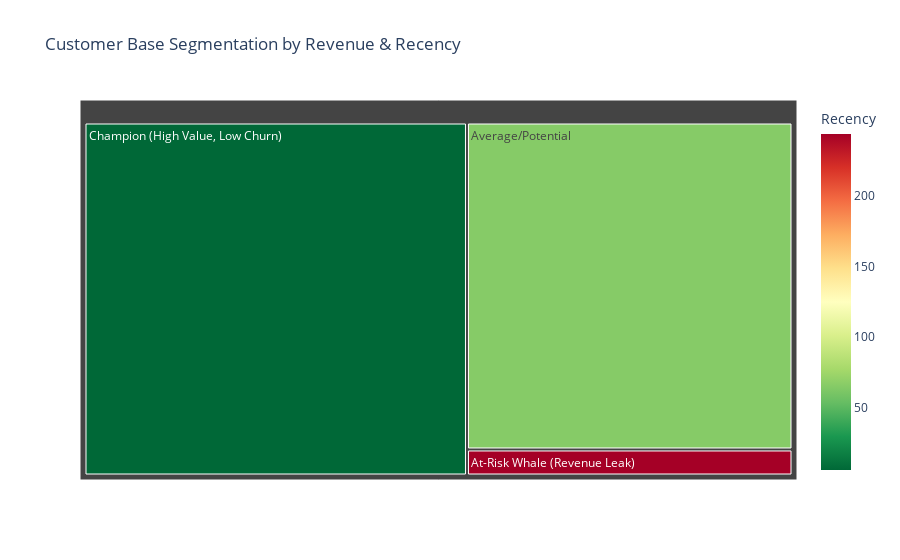

The cell this chart's notebook holds for it:
### Code cell
# Create a Treemap visualization using Plotly (interactive charts)
fig = px.treemap(rfm, 
                 path=['Tier'], 
                 values='Monetary', 
                 color='Recency',
                 color_continuous_scale='RdYlGn_r', # Red-Yellow-Green color scale
                 title='Customer Base Segmentation by Revenue & Recency')
fig.show()

print("Treemap visualization generated successfully!")

### Figure 1 — Plotly figure (JSON) as saved in the notebook; plotly's stock layout.template omitted (floating-point values rounded to 4 significant figures)
{"data": [{"branchvalues": "total", "customdata": [[243.8], [5.624], [65.31]], "domain": {"x": [0, 1], "y": [0, 1]}, "hovertemplate": "labels=%{label}<br>Monetary=%{value}<br>parent=%{parent}<br>id=%{id}<br>Recency=%{color}<extra></extra>", "ids": ["At-Risk Whale (Revenue Leak)", "Champion (High Value, Low Churn)", "Average/Potential"], "labels": ["At-Risk Whale (Revenue Leak)", "Champion (High Value, Low Churn)", "Average/Potential"], "marker": {"coloraxis": "coloraxis", "colors": [243.8, 5.624, 65.31]}, "name": "", "parents": ["", "", ""], "type": "treemap", "values": [302000.0, 4814000.0, 3795000.0]}], "layout": {"coloraxis": {"colorbar": {"title": {"text": "Recency"}}, "colorscale": [[0, "rgb(0,104,55)"], [0.1, "rgb(26,152,80)"], [0.2, "rgb(102,189,99)"], [0.3, "rgb(166,217,106)"], [0.4, "rgb(217,239,139)"], [0.5, "rgb(255,255,191)"], [0.6, "rgb(254,224,139)"], [0.7, "rgb(253,174,97)"], [0.8, "rgb(244,109,67)"], [0.9, "rgb(215,48,39)"], [1, "rgb(165,0,38)"]]}, "legend": {"tracegroupgap": 0}, "title": {"text": "Customer Base Segmentation by Revenue & Recency"}}}
